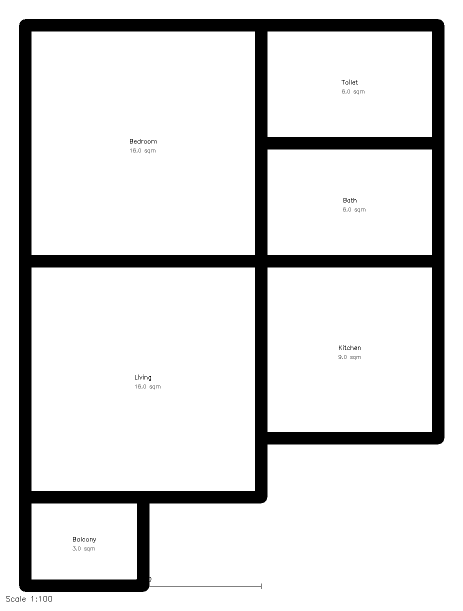
#> input picture data/benchmark/raw/synth_1bhk.png, 926 x 1222 px (shown at 1/2 size)
$ python detect_columns.py ../../data/benchmark/raw/synth_1bhk.png
#> lines starting #> are read from the running program, lines starting #| are printed output that depends on the picture; after the words box and inside, x2 and y2 are one past the last pixel; in counts of white or black regions, pixels touching at a corner belong together
#> further down, img is the input picture: shape (1222, 926, 3); min 0, max 255, mean 220.9
"""
Column Detection Module
Detects columns from structural drawings or architectural plans.
"""

import logging
import re
from dataclasses import dataclass, field
from typing import List, Dict, Tuple, Optional, Any
import numpy as np
import cv2
from pathlib import Path
import yaml

logger = logging.getLogger(__name__)


@dataclass
class DetectedColumn:
    """A detected column."""
    column_id: str
    label: str  # e.g., "C1", "C2"
    bbox: Tuple[int, int, int, int]  # x, y, w, h in pixels
    center: Tuple[float, float]
    polygon: List[Tuple[float, float]]
    size_mm: Optional[Tuple[int, int]] = None  # width x depth
    grid_location: Optional[str] = None  # e.g., "A-1"
    confidence: float = 0.5
    source: str = "detection"  # "detection", "schedule", "callout"
    floor: str = "typical"
    concrete_grade: Optional[str] = None


@dataclass
class ColumnDetectionResult:
    """Result of column detection."""
    columns: List[DetectedColumn]
    column_mask: Optional[np.ndarray] = None
    unique_labels: List[str] = field(default_factory=list)
    size_mappings: Dict[str, Tuple[int, int]] = field(default_factory=dict)
    warnings: List[str] = field(default_factory=list)
    detection_method: str = "morphological"


class ColumnDetector:
    """
    Detects columns in floor plans and structural drawings.
    """

    def __init__(self, config_path: Optional[Path] = None):
        """Initialize detector with configuration."""
        self.config = self._load_config(config_path)
        self.keywords = self._load_keywords()

        # Detection parameters
        self.min_size = self.config.get('min_size_mm', 150)
        self.max_size = self.config.get('max_size_mm', 800)
        self.min_aspect = self.config.get('min_aspect_ratio', 0.5)
        self.max_aspect = self.config.get('max_aspect_ratio', 3.0)

    def _load_config(self, path: Optional[Path]) -> Dict:
        """Load configuration from assumptions.yaml."""
        default_path = Path(__file__).parent.parent.parent / "rules" / "assumptions.yaml"
        try:
            with open(path or default_path) as f:
                data = yaml.safe_load(f)
            return data.get('detection', {}).get('column', {})
        except Exception:
            return {
                'min_size_mm': 150,
                'max_size_mm': 800,
                'min_aspect_ratio': 0.5,
                'max_aspect_ratio': 3.0
            }

    def _load_keywords(self) -> Dict:
        """Load keywords from structural_keywords.yaml."""
        keywords_path = Path(__file__).parent.parent.parent / "rules" / "structural_keywords.yaml"
        try:
            with open(keywords_path) as f:
                data = yaml.safe_load(f)
            return data.get('element_labels', {}).get('column', {})
        except Exception:
            return {
                'patterns': [r'C\d+', r'COL\s*\d+'],
                'keywords': ['column', 'col']
            }

    def detect(
        self,
        image: np.ndarray,
        vector_texts: List[Any] = None,
        scale_px_per_mm: float = 0.118,
        drawing_type: str = "unknown"
    ) -> ColumnDetectionResult:
        """
        Detect columns in image.

        Args:
            image: Drawing image
            vector_texts: Text blocks from PDF
            scale_px_per_mm: Scale factor
            drawing_type: Type of drawing for tuning

        Returns:
            ColumnDetectionResult
        """
#> called with scale_px_per_mm = 0.118, drawing_type = 'unknown'
        logger.info("Detecting columns...")

        # Convert to grayscale
        if len(image.shape) == 3:
            gray = cv2.cvtColor(image, cv2.COLOR_BGR2GRAY)
        else:
            gray = image.copy()

        # Binarize
        binary = cv2.adaptiveThreshold(
            gray, 255, cv2.ADAPTIVE_THRESH_GAUSSIAN_C,
            cv2.THRESH_BINARY_INV, 35, 10
        )
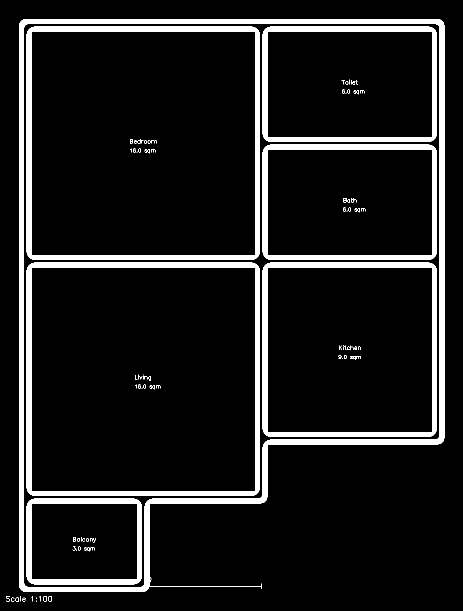
#> binary: shape (1222, 926) (shown at 1/2 size); 10.5% white; 97 white regions (66 under 20 px), largest, box (x1, y1, x2, y2) and area: (38, 38, 889, 1184) 39481, (53, 53, 520, 520) 17996, (53, 525, 520, 992) 17996

        # Detect column candidates
        candidates = self._detect_column_shapes(binary, scale_px_per_mm)

        # Extract labels from nearby text
        labeled_columns = self._assign_labels(candidates, vector_texts, image)

        # Cluster by size
        clustered = self._cluster_by_size(labeled_columns)

        # Create result
        result = ColumnDetectionResult(
            columns=clustered,
            unique_labels=list(set(c.label for c in clustered if c.label)),
            detection_method="morphological"
        )

        logger.info(f"Detected {len(result.columns)} columns, "
                   f"{len(result.unique_labels)} unique labels")

        return result

    def _detect_column_shapes(
        self,
        binary: np.ndarray,
        scale: float
    ) -> List[DetectedColumn]:
        """Detect rectangular shapes that could be columns."""
#> called with scale = 0.118
        columns = []

        # Calculate size thresholds in pixels
        min_size_px = int(self.min_size * scale)
        max_size_px = int(self.max_size * scale)

        # Morphological operations to find solid rectangles
        # Close small gaps
        kernel = cv2.getStructuringElement(cv2.MORPH_RECT, (5, 5))
        closed = cv2.morphologyEx(binary, cv2.MORPH_CLOSE, kernel)
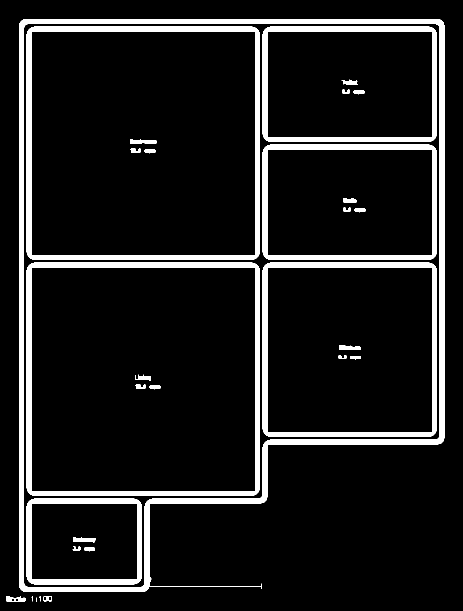
#> closed: shape (1222, 926) (shown at 1/2 size); 10.7% white; 30 white regions (3 under 20 px)

        # Find contours
        contours, _ = cv2.findContours(
            closed, cv2.RETR_EXTERNAL, cv2.CHAIN_APPROX_SIMPLE
        )
#> contours = 6 contours, 3 with area under 20; largest, box (x1, y1, x2, y2) and area: (38, 38, 889, 1184) 826826, (12, 1192, 51, 1203) 268, (86, 1192, 104, 1203) 151

        for i, contour in enumerate(contours):
            # Get bounding rectangle
            x, y, w, h = cv2.boundingRect(contour)

            # Size filter
            if w < min_size_px or h < min_size_px:
                continue
            if w > max_size_px or h > max_size_px:
                continue

            # Aspect ratio filter
            aspect = w / h if h > 0 else 0
            if aspect < self.min_aspect or aspect > self.max_aspect:
                continue

            # Check if it's filled (not just outline)
            roi = closed[y:y+h, x:x+w]
            fill_ratio = np.sum(roi > 0) / (w * h)
            if fill_ratio < 0.3:  # Too hollow
                continue

            # Approximate polygon
            epsilon = 0.02 * cv2.arcLength(contour, True)
            approx = cv2.approxPolyDP(contour, epsilon, True)

            # Columns are typically 4-sided
            if len(approx) < 4 or len(approx) > 8:
                continue

            # Calculate center
            M = cv2.moments(contour)
            if M["m00"] > 0:
                cx = M["m10"] / M["m00"]
                cy = M["m01"] / M["m00"]
            else:
                cx, cy = x + w/2, y + h/2

            # Convert size to mm
            w_mm = int(w / scale)
            h_mm = int(h / scale)

            # Create column
            polygon = [(float(p[0][0]), float(p[0][1])) for p in approx]

            columns.append(DetectedColumn(
                column_id=f"C{i+1:03d}",
                label="",
                bbox=(x, y, w, h),
                center=(cx, cy),
                polygon=polygon,
                size_mm=(w_mm, h_mm),
                confidence=0.6
            ))
#> this loop made 6 passes
#> (x, y, w, h) on passes 1 to 6: (72, 1195, 2, 8), (86, 1192, 18, 11), (78, 1192, 3, 11), (63, 1192, 3, 11), (12, 1192, 39, 11), (38, 38, 851, 1146)
#> after the loop, columns = []

        return columns

    def _assign_labels(
        self,
        columns: List[DetectedColumn],
        vector_texts: List[Any],
        image: np.ndarray
    ) -> List[DetectedColumn]:
        """Assign labels to columns from nearby text."""

        # Build list of column-related text
        label_texts = []

        # From vector texts
        if vector_texts:
            for vt in vector_texts:
                text = vt.text if hasattr(vt, 'text') else vt.get('text', '')
                bbox = vt.bbox if hasattr(vt, 'bbox') else vt.get('bbox', (0, 0, 0, 0))
                label_texts.append({
                    'text': text,
                    'bbox': bbox,
                    'center': ((bbox[0] + bbox[2]) / 2, (bbox[1] + bbox[3]) / 2)
                })

        # Try OCR if no vector texts
        if not label_texts:
            label_texts = self._ocr_column_labels(image)

        # Match labels to columns
        patterns = self.keywords.get('patterns', [r'C\d+'])

        for col in columns:
            best_match = None
            best_dist = float('inf')

            for lt in label_texts:
                # Check if text matches column pattern
                text = lt['text'].strip().upper()
                is_column_label = False

                for pattern in patterns:
                    if re.match(pattern, text, re.IGNORECASE):
                        is_column_label = True
                        break

                if not is_column_label:
                    continue

                # Calculate distance to column
                dist = np.sqrt(
                    (lt['center'][0] - col.center[0])**2 +
                    (lt['center'][1] - col.center[1])**2
                )

                # Label should be close to column (within 2x column size)
                max_dist = max(col.bbox[2], col.bbox[3]) * 3

                if dist < max_dist and dist < best_dist:
                    best_dist = dist
                    best_match = text

            if best_match:
                col.label = best_match
                col.confidence = min(0.9, col.confidence + 0.2)

        # Assign auto-labels to unlabeled columns
        auto_num = 1
        for col in columns:
            if not col.label:
                col.label = f"C{auto_num}"
                col.column_id = f"C{auto_num:03d}"
                auto_num += 1

        return columns

    def _ocr_column_labels(self, image: np.ndarray) -> List[Dict]:
        """Extract column labels using OCR."""
        labels = []

        try:
            import pytesseract

            gray = cv2.cvtColor(image, cv2.COLOR_BGR2GRAY) if len(image.shape) == 3 else image

            # OCR with bounding boxes
            data = pytesseract.image_to_data(
                gray, config='--psm 6',
                output_type=pytesseract.Output.DICT
            )

            for i, text in enumerate(data['text']):
                text = text.strip()
                if not text:
                    continue

                # Check if it looks like a column label
                if re.match(r'^C\d+$', text, re.IGNORECASE):
                    x, y, w, h = (data['left'][i], data['top'][i],
                                 data['width'][i], data['height'][i])
                    labels.append({
                        'text': text,
                        'bbox': (x, y, x + w, y + h),
                        'center': (x + w/2, y + h/2)
                    })

        except ImportError:
            pass
        except Exception as e:
            logger.debug(f"OCR failed: {e}")

        return labels

    # [68 lines left out: functions _cluster_by_size, detect_from_schedule, not called in this run]


def detect_columns(
    image: np.ndarray,
    vector_texts: List[Any] = None,
    scale_px_per_mm: float = 0.118
) -> ColumnDetectionResult:
    """
    Convenience function to detect columns.

    Args:
        image: Drawing image
        vector_texts: Text blocks
        scale_px_per_mm: Scale factor

    Returns:
        ColumnDetectionResult
    """
    detector = ColumnDetector()
    return detector.detect(image, vector_texts, scale_px_per_mm)


if __name__ == "__main__":
    import sys

    logging.basicConfig(level=logging.INFO)

    if len(sys.argv) > 1:
        img = cv2.imread(sys.argv[1])
        if img is not None:
#> (the run stopped early here; a loop or call above may not have finished)

$ run again, on data/benchmark/raw/synth_3bhk.png
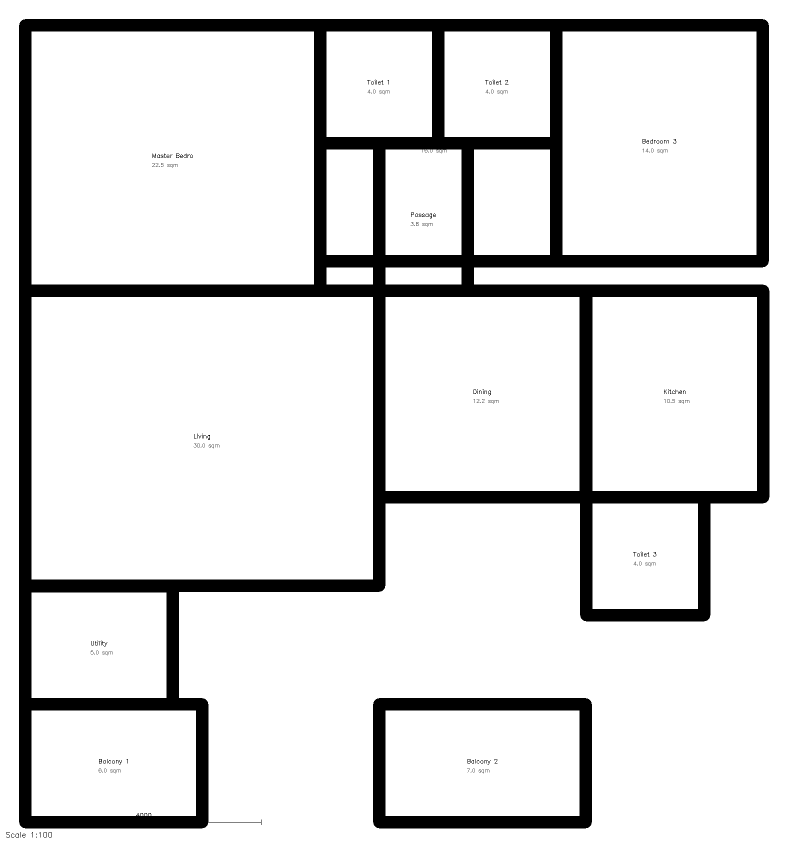
#> input picture data/benchmark/raw/synth_3bhk.png, 1576 x 1694 px (shown at 1/2 size)
#> img is the input picture: shape (1694, 1576, 3); min 0, max 255, mean 221.5
#> in detect, `binary = cv2.adaptiveThreshold( gray, 255, cv2.ADAPTIVE_THRESH_GAUSSIA..`:
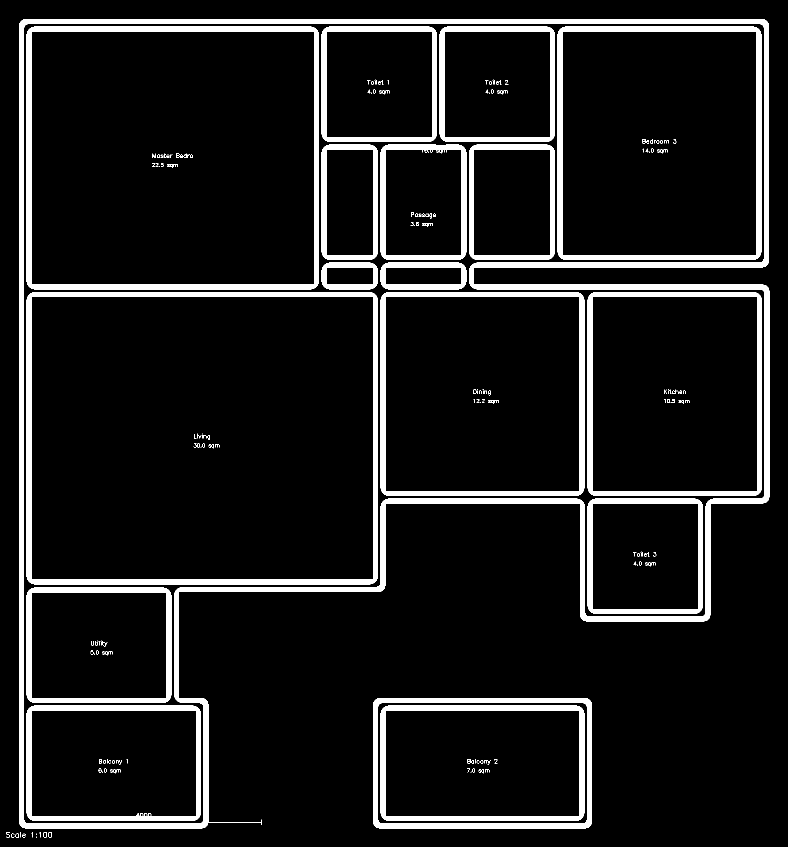
#> binary: shape (1694, 1576) (shown at 1/2 size); 10.3% white; 206 white regions (144 under 20 px), largest, box (x1, y1, x2, y2) and area: (38, 38, 1539, 1657) 79020, (53, 584, 756, 1169) 25076, (53, 53, 638, 579) 21536
#> in _detect_column_shapes, `closed = cv2.morphologyEx(binary, cv2.MORPH_CLOSE, kernel)`:
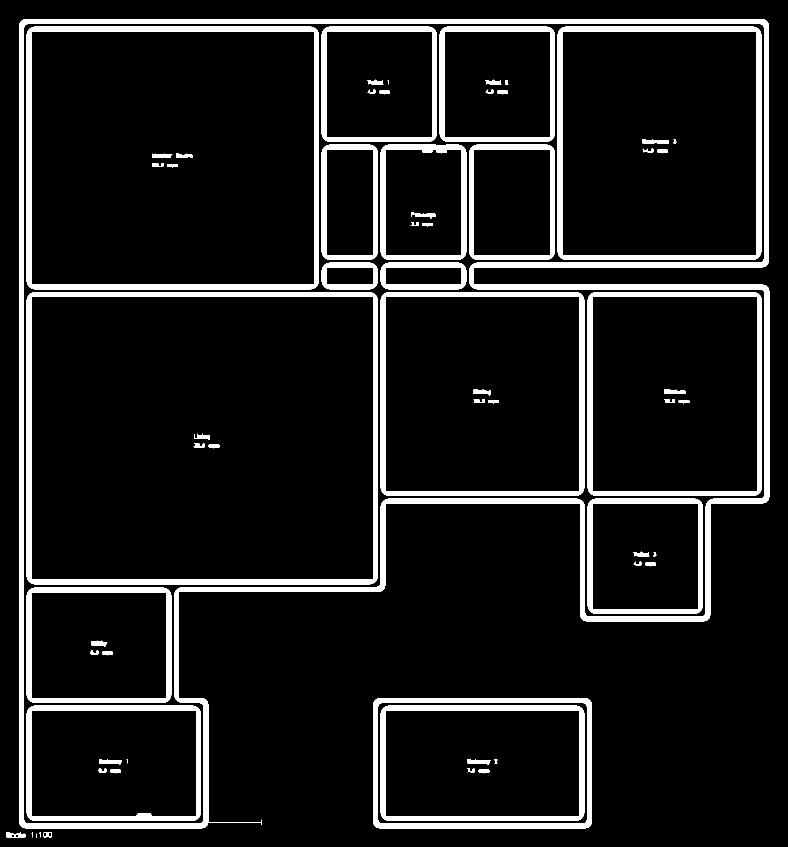
#> closed: shape (1694, 1576) (shown at 1/2 size); 10.5% white; 66 white regions (5 under 20 px)
#> contours = 7 contours, 3 with area under 20; largest, box (x1, y1, x2, y2) and area: (38, 38, 1539, 1657) 1787513, (746, 1396, 1184, 1657) 113452, (12, 1664, 51, 1675) 268, (86, 1664, 104, 1675) 151
#> the loop in _detect_column_shapes, `for i, contour in enumerate(contours):` made 7 passes
#> (x, y, w, h) on passes 1 to 7: (72, 1667, 2, 8), (86, 1664, 18, 11), (78, 1664, 3, 11), (63, 1664, 3, 11), (12, 1664, 39, 11), (746, 1396, 438, 261), (38, 38, 1501, 1619)
#> after the loop in _detect_column_shapes, `for i, contour in enumerate(contours):`: columns = []

$ run again, on data/benchmark/raw/synth_indian_apartment.png
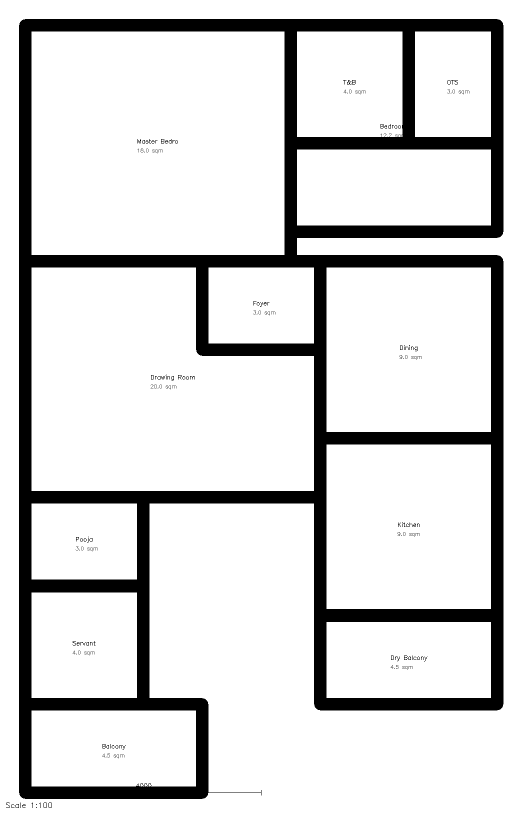
#> input picture data/benchmark/raw/synth_indian_apartment.png, 1044 x 1635 px (shown at 1/2 size)
#> img is the input picture: shape (1635, 1044, 3); min 0, max 255, mean 215.5
#> in detect, `binary = cv2.adaptiveThreshold( gray, 255, cv2.ADAPTIVE_THRESH_GAUSSIA..`:
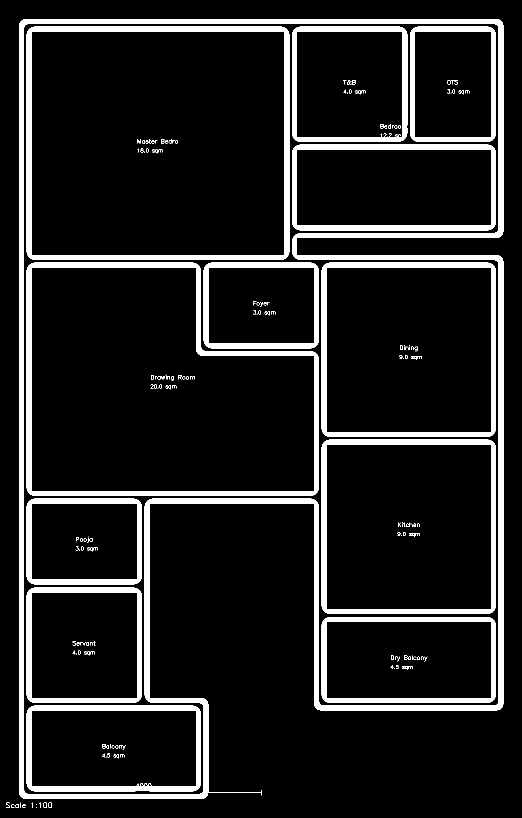
#> binary: shape (1635, 1044) (shown at 1/2 size); 12.1% white; 175 white regions (113 under 20 px), largest, box (x1, y1, x2, y2) and area: (38, 38, 1007, 1598) 68596, (53, 525, 638, 992) 20258, (53, 53, 579, 520) 19176
#> in _detect_column_shapes, `closed = cv2.morphologyEx(binary, cv2.MORPH_CLOSE, kernel)`:
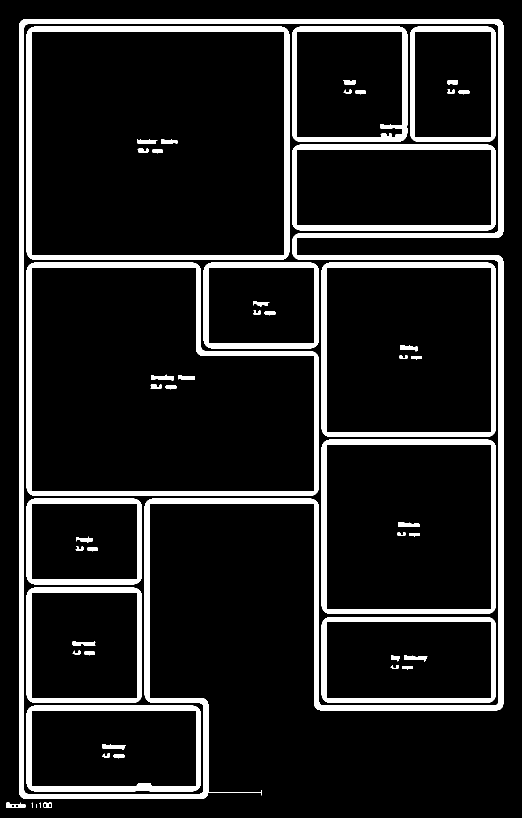
#> closed: shape (1635, 1044) (shown at 1/2 size); 12.4% white; 54 white regions (3 under 20 px)
#> contours = 6 contours, 3 with area under 20; largest, box (x1, y1, x2, y2) and area: (38, 38, 1007, 1598) 1256065, (12, 1605, 51, 1616) 268, (86, 1605, 104, 1616) 151
#> the loop in _detect_column_shapes, `for i, contour in enumerate(contours):` made 6 passes
#> (x, y, w, h) on passes 1 to 6: (72, 1608, 2, 8), (86, 1605, 18, 11), (78, 1605, 3, 11), (63, 1605, 3, 11), (12, 1605, 39, 11), (38, 38, 969, 1560)
#> after the loop in _detect_column_shapes, `for i, contour in enumerate(contours):`: columns = []
